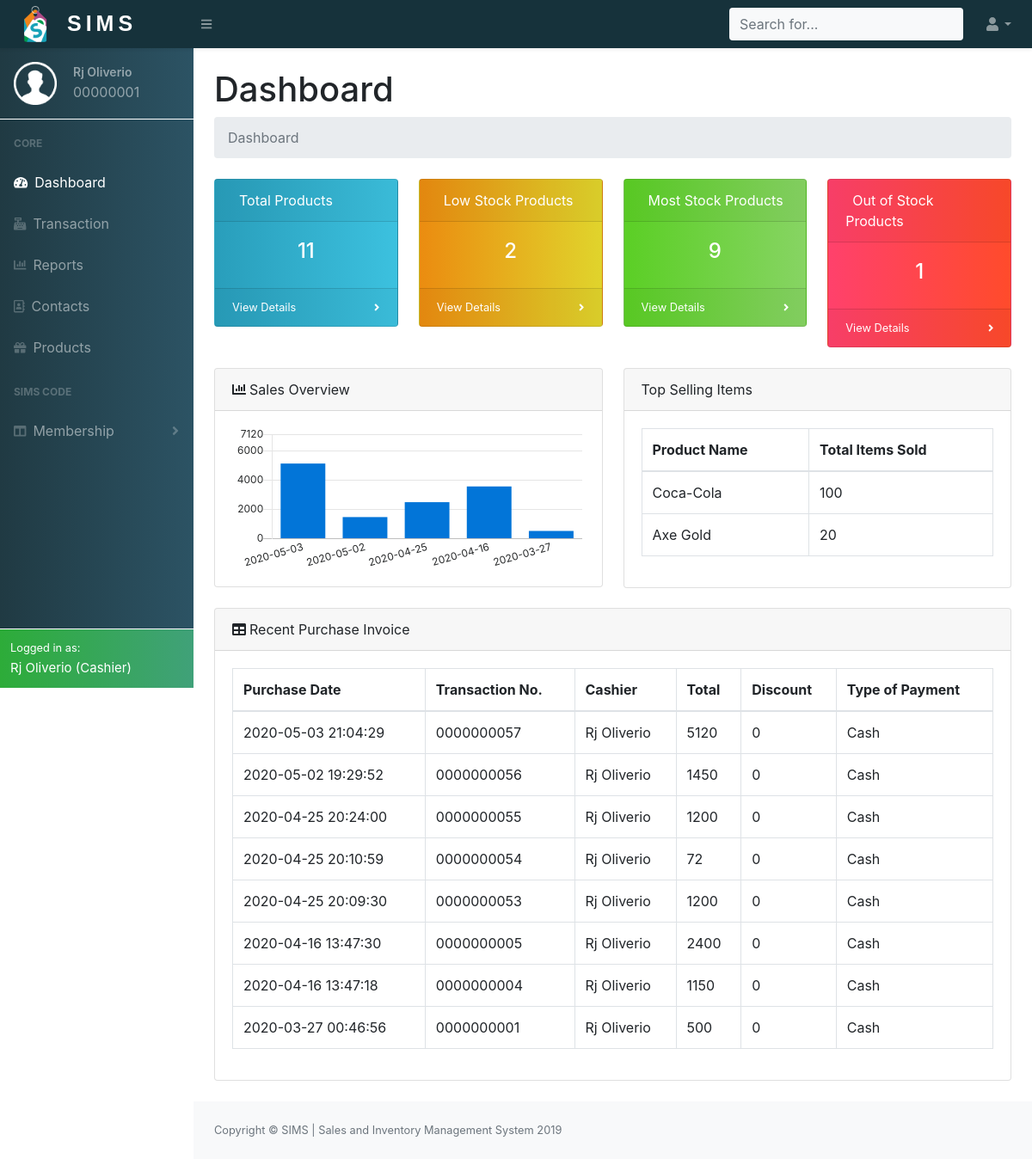
Screenshot of /project/php/cashierdashboard.php (signed in) with the database file from the repository.
### tables this page shows
CREATE TABLE `employee_accounts` (
  `Employee_id` int(8) UNSIGNED ZEROFILL NOT NULL,
  `Person_id` int(8) NOT NULL,
  `Password` varchar(255) NOT NULL
);

CREATE TABLE `person_info` (
  `Person_id` int(8) NOT NULL,
  `Fname` varchar(255) NOT NULL,
  `Lname` varchar(255) NOT NULL,
  `Email` varchar(255) NOT NULL,
  `Image` varchar(255) NOT NULL DEFAULT 'user.png',
  `Contact_no` varchar(15) NOT NULL,
  `Address` varchar(255) NOT NULL,
  `Age` int(3) DEFAULT NULL,
  `Gender` enum('Male','Female') DEFAULT NULL,
  `Date_added` datetime NOT NULL DEFAULT current_timestamp(),
  `Person_type` enum('Cashier','Manager','Supplier','Customer') NOT NULL
);

CREATE TABLE `invoice` (
  `Invoice_id` int(10) UNSIGNED ZEROFILL NOT NULL,
  `Trans_id` int(10) UNSIGNED ZEROFILL NOT NULL,
  `Total` double NOT NULL,
  `Discount` double NOT NULL,
  `Payment` double NOT NULL,
  `Payment_type` enum('Cash','Card','SIMS-Code') NOT NULL,
  `Card_number` varchar(50) DEFAULT NULL,
  `SIMS_code` int(8) UNSIGNED ZEROFILL DEFAULT NULL
);

CREATE TABLE `transactions` (
  `Trans_id` int(10) UNSIGNED ZEROFILL NOT NULL,
  `Employee_id` int(8) UNSIGNED ZEROFILL NOT NULL,
  `Date` datetime NOT NULL DEFAULT current_timestamp()
);

### project/php/cashierdashboard.php (the view, shortened to what the rows shown need)
<?php
    include_once('dbconnect.php');
    if(isset($_SESSION['empid'])){
        $res=runQuery($conn,"SELECT * FROM employee_accounts INNER JOIN person_info ON employee_accounts.Person_id=person_info.Person_id WHERE employee_accounts.Employee_id='{$_SESSION['empid']}'");
        $res=mysqli_fetch_array($res);
    }else{
        header("Location: ../index.php");
    }
?>
<!DOCTYPE html>
<html lang="en">
    <head>
        <link href="../css/styles.css" rel="stylesheet" />
        <link href="https://cdn.datatables.net/1.10.20/css/dataTables.bootstrap4.min.css" rel="stylesheet" />
        <link rel="stylesheet" href="https://cdn.linearicons.com/free/1.0.0/icon-font.min.css">
        <link rel="stylesheet" href="https://cdnjs.cloudflare.com/ajax/libs/easy-autocomplete/1.3.5/easy-autocomplete.css" />
    </head>
    <body class="sb-nav-fixed">
    <?php
       include('header.php');
    ?>
            <div id="layoutSidenav_content">
                <main>
                    <div class="container-fluid">
                        <h1 class="mt-4">Dashboard</h1>
                        <div class="row">
                            <div class="col-lg-6">
                                <div class="card">
                                    <div class="card-body ">
                                        <div class="table-responsive" >
                                            <table class="table table-bordered" id="dataTable" width="100%" cellspacing="0">
                                                <thead>
                                                    <tr>
                                                        <th>Product Name</th>
                                                        <th>Total Items Sold</th>
                                                    </tr>
                                                </thead>
                                            </table>
                                        </div>
                                    </div>
                                </div>
                            </div>
                         </div>
                        <div class="card mb-4">
                            <div class="card-body">
                                <div class="table-responsive">
                                    <table class="table table-bordered" id="dataTable" width="100%" cellspacing="0">
                                        <thead>
                                            <tr>
                                                <th>Purchase Date</th>
                                                <th>Transaction No.</th>
                                                <th>Cashier</th>
                                                <th>Total</th>
                                                <th>Discount</th>
                                                <th>Type of Payment</th>
                                            </tr>
                                        </thead>
                                        <tbody>
                                        <?php
                                             $query="SELECT * FROM invoice INNER JOIN transactions ON invoice.Trans_id=transactions.Trans_id
                                                    INNER JOIN employee_accounts ON transactions.Employee_id=employee_accounts.Employee_id
                                                    INNER JOIN person_info ON employee_accounts.Person_id=person_info.Person_id ORDER BY transactions.Date desc LIMIT 10";
                                             $res=mysqli_query($conn,$query);
                                             while($row=mysqli_fetch_assoc($res)){
                                             ?>
                                             <tr>
                                                <td><?php echo $row['Date']; ?></td>
                                                <td><?php echo $row['Trans_id']; ?></td>
                                                <td><?php echo $row['Fname']." ".$row['Lname']; ?></td>
                                                <td><?php echo $row['Total']; ?></td>
                                                <td><?php echo $row['Discount']; ?></td>
                                                <td><?php echo $row['Payment_type']; ?></td>
                                            </tr>
                                        <?php } ?>
                                        </tbody>
                                    </table>
                                </div>
                            </div>
                        </div>
                    </div>
                </main>
            </div>
        </div>
        <?php
            $sql = "SELECT DATE(transactions.Date) as date, SUM(orders.Qty) as sold FROM `transactions`
            INNER JOIN orders ON orders.Trans_id=transactions.Trans_id GROUP BY DATE(transactions.Date) ORDER BY DATE(transactions.Date) DESC LIMIT 5";
            $result=mysqli_query($conn,$sql);
            ?>
            <?php
            $date=array();
            $total=array();
            if ($result->num_rows > 0) {
                while($row = $result->fetch_assoc()) {
                    array_push($date,$row['date']."");
                    $sql="SELECT SUM(invoice.Total) as total FROM transactions INNER JOIN invoice ON transactions.Trans_id=invoice.Trans_id WHERE DATE(transactions.Date)='{$row['date']}'";
                    $res=mysqli_query($conn,$sql);
                    $res=mysqli_fetch_assoc($res);
                    array_push($total,$res['total']);
                }
            }
            ?>
        <script>
            // Set new default font family and font color to mimic Bootstrap's default styling
            Chart.defaults.global.defaultFontFamily = '-apple-system,system-ui,BlinkMacSystemFont,"Segoe UI",Roboto,"Helvetica Neue",Arial,sans-serif';
            Chart.defaults.global.defaultFontColor = '#292b2c';
            var date=<?php echo json_encode($date); ?>;
            var total=<?php echo json_encode($total); ?>;
            total=total.map(i=>Number(i));
            // Bar Chart Example
            var ctx = document.getElementById("myBarChart");
            var myLineChart = new Chart(ctx, {
            type: 'bar',
            data: {
                labels: date,
                datasets: [{
                label: "Revenue",
                backgroundColor: "rgba(2,117,216,1)",
                borderColor: "rgba(2,117,216,1)",
                data: total,
                }],
            },
            options: {
                scales: {
                xAxes: [{
                    time: {
                    unit: 'month'
                    },
                    gridLines: {
                    display: false
                    },
                    ticks: {
                    maxTicksLimit: 6
                    }
                }],
                yAxes: [{
                    ticks: {
                    min: 0,
                    max: Math.max(...total)+2000,
                    maxTicksLimit: 5
                    },
                    gridLines: {
                    display: true
                    }
                }],
                },
                legend: {
                display: false
                }
            }
            });
        </script>
    </body>
</html>

### project/php/header.php (shortened to what the rows shown need)
<div id="layoutSidenav">
    <div id="layoutSidenav_nav">
        <nav class="sb-sidenav accordion sb-sidenav-dark navcolor" id="sidenavAccordion">
            <div class="sb-sidenav-menu">
                <div class="nav">
                    <div class="sb-nav-userinfo p-3">
                        <div class="float-left">
                            <img src="../images/<?php echo $res['Image']; ?>" width="50" height="50">
                        </div>
                        <div class="userdetails">
                            <p><?php echo $res['Fname']." ".$res['Lname']; ?></p>
                            <span><?php echo $res['Employee_id']; ?></span>
                        </div>
                    </div>
                </div>
            </div>
            <div class="sb-sidenav-footer bg-success logged border border-white border-right-0 border-bottom-0 border-left-0">
                <div class="small text-white">Logged in as:</div>
                <span class="text-white active-name "><?php echo $res['Fname']." ".$res['Lname']." (".$res['Person_type'].")"; ?></span>
            </div>
        </nav>
    </div>

### rows the page displays
employee_accounts: Person.Image (placeholder picture), Person.Fname "Rj", Person.Lname "Oliverio", Employee_id "00000001", Person.Person_type "Cashier"
invoice: Trans.Date "2020-05-03 21:04:29", Trans.Trans_id "0000000057", person_info.Fname "Rj", person_info.Lname "Oliverio", Total "5120", Discount "0", Payment_type "Cash"
invoice: Trans.Date "2020-05-02 19:29:52", Trans.Trans_id "0000000056", person_info.Fname "Rj", person_info.Lname "Oliverio", Total "1450", Discount "0", Payment_type "Cash"
invoice: Trans.Date "2020-04-25 20:24:00", Trans.Trans_id "0000000055", person_info.Fname "Rj", person_info.Lname "Oliverio", Total "1200", Discount "0", Payment_type "Cash"
invoice: Trans.Date "2020-04-25 20:10:59", Trans.Trans_id "0000000054", person_info.Fname "Rj", person_info.Lname "Oliverio", Total "72", Discount "0", Payment_type "Cash"
invoice: Trans.Date "2020-04-25 20:09:30", Trans.Trans_id "0000000053", person_info.Fname "Rj", person_info.Lname "Oliverio", Total "1200", Discount "0", Payment_type "Cash"
invoice: Trans.Date "2020-04-16 13:47:30", Trans.Trans_id "0000000005", person_info.Fname "Rj", person_info.Lname "Oliverio", Total "2400", Discount "0", Payment_type "Cash"
invoice: Trans.Date "2020-04-16 13:47:18", Trans.Trans_id "0000000004", person_info.Fname "Rj", person_info.Lname "Oliverio", Total "1150", Discount "0", Payment_type "Cash"
invoice: Trans.Date "2020-03-27 00:46:56", Trans.Trans_id "0000000001", person_info.Fname "Rj", person_info.Lname "Oliverio", Total "500", Discount "0", Payment_type "Cash"

### other values shown
$row[0] "11"
$row[0] "2"
$row[0] "9"
$row[0] "1"
$row['ProdName'] "Coca-Cola"
$row['qty'] "100"
$row['ProdName'] "Axe Gold"
$row['qty'] "20"
chart data {{ json_encode($date) }} ["2020-05-03","2020-05-02","2020-04-25","2020-04-16","2020-03-27"]
chart data {{ json_encode($total) }} ["5120","1450","2472","3550","500"]
